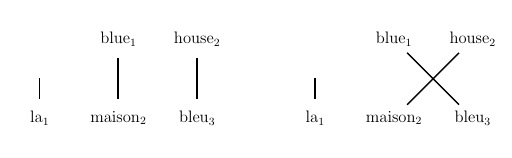

Write Python code to recreate this figure.
#!/usr/bin/env python
# -*- coding: utf-8 -*-

from matplotlib import rc
rc("font", family="serif", size=12)
rc("text", usetex=True)

import daft

pgm = daft.PGM([6.5, 2], origin=[-1, 0], node_ec="none", directed=False)

pgm.add_node(daft.Node("null", r"", -0.5, 1.25))
pgm.add_node(daft.Node("la", r"la$_1$", -0.5, 0.5))
pgm.add_node(daft.Node("blue", r"blue$_1$", 0.5, 1.5))
pgm.add_node(daft.Node("maison", r"maison$_2$", 0.5, 0.5))
pgm.add_node(daft.Node("house", r"house$_2$", 1.5, 1.5))
pgm.add_node(daft.Node("bleu", r"bleu$_3$", 1.5, 0.5))
pgm.add_edge("la", "null")
pgm.add_edge("blue", "maison")
pgm.add_edge("house", "bleu")

pgm.add_node(daft.Node("null2", r"", 3, 1.25))
pgm.add_node(daft.Node("la2", r"la$_1$", 3, 0.5))
pgm.add_node(daft.Node("blue2", r"blue$_1$", 4, 1.5))
pgm.add_node(daft.Node("maison2", r"maison$_2$", 4, 0.5))
pgm.add_node(daft.Node("house2", r"house$_2$", 5, 1.5))
pgm.add_node(daft.Node("bleu2", r"bleu$_3$", 5, 0.5))
pgm.add_edge("la2", "null2")
pgm.add_edge("house2", "maison2")
pgm.add_edge("blue2", "bleu2")

pgm.render()
pgm.figure.savefig("fig1.pdf")
